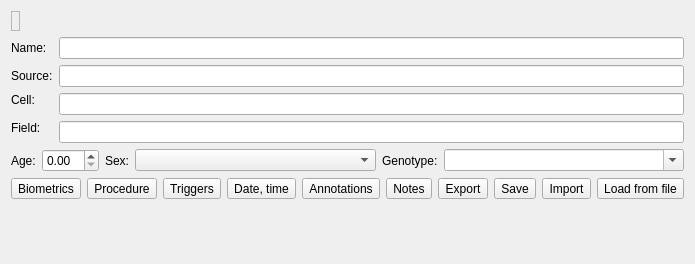
<?xml version="1.0" encoding="UTF-8"?>
<ui version="4.0">
 <class>MetaDataWidget</class>
 <widget class="QWidget" name="MetaDataWidget">
  <property name="geometry">
   <rect>
    <x>0</x>
    <y>0</y>
    <width>597</width>
    <height>264</height>
   </rect>
  </property>
  <property name="windowTitle">
   <string>Form</string>
  </property>
  <layout class="QVBoxLayout" name="verticalLayout">
   <item>
    <layout class="QHBoxLayout" name="horizontalLayout_1">
     <item>
      <widget class="QLabel" name="dataVarNameLabel">
       <property name="sizePolicy">
        <sizepolicy hsizetype="Preferred" vsizetype="Minimum">
         <horstretch>0</horstretch>
         <verstretch>0</verstretch>
        </sizepolicy>
       </property>
       <property name="toolTip">
        <string>Name of the variable in the workspace</string>
       </property>
       <property name="frameShape">
        <enum>QFrame::StyledPanel</enum>
       </property>
       <property name="frameShadow">
        <enum>QFrame::Plain</enum>
       </property>
       <property name="text">
        <string/>
       </property>
       <property name="textInteractionFlags">
        <set>Qt::TextSelectableByKeyboard|Qt::TextSelectableByMouse</set>
       </property>
      </widget>
     </item>
     <item>
      <spacer name="horizontalSpacer">
       <property name="orientation">
        <enum>Qt::Horizontal</enum>
       </property>
       <property name="sizeHint" stdset="0">
        <size>
         <width>40</width>
         <height>20</height>
        </size>
       </property>
      </spacer>
     </item>
    </layout>
   </item>
   <item>
    <layout class="QFormLayout" name="formLayout">
     <item row="0" column="0">
      <widget class="QLabel" name="nameLabel">
       <property name="text">
        <string>Name:</string>
       </property>
       <property name="buddy">
        <cstring>dataNameLineEdit</cstring>
       </property>
      </widget>
     </item>
     <item row="0" column="1">
      <widget class="QLineEdit" name="dataNameLineEdit">
       <property name="sizePolicy">
        <sizepolicy hsizetype="Expanding" vsizetype="Fixed">
         <horstretch>10</horstretch>
         <verstretch>0</verstretch>
        </sizepolicy>
       </property>
       <property name="toolTip">
        <string>Data name</string>
       </property>
       <property name="statusTip">
        <string>Data name</string>
       </property>
       <property name="whatsThis">
        <string>Data name</string>
       </property>
       <property name="clearButtonEnabled">
        <bool>true</bool>
       </property>
      </widget>
     </item>
     <item row="1" column="0">
      <widget class="QLabel" name="sourceIDLabel">
       <property name="sizePolicy">
        <sizepolicy hsizetype="Preferred" vsizetype="Preferred">
         <horstretch>0</horstretch>
         <verstretch>0</verstretch>
        </sizepolicy>
       </property>
       <property name="text">
        <string>Source:</string>
       </property>
       <property name="buddy">
        <cstring>sourceIDLineEdit</cstring>
       </property>
      </widget>
     </item>
     <item row="1" column="1">
      <widget class="QLineEdit" name="sourceIDLineEdit">
       <property name="sizePolicy">
        <sizepolicy hsizetype="Expanding" vsizetype="Fixed">
         <horstretch>10</horstretch>
         <verstretch>0</verstretch>
        </sizepolicy>
       </property>
       <property name="clearButtonEnabled">
        <bool>true</bool>
       </property>
      </widget>
     </item>
     <item row="2" column="0">
      <widget class="QLabel" name="cellIDLabel">
       <property name="sizePolicy">
        <sizepolicy hsizetype="Preferred" vsizetype="Fixed">
         <horstretch>0</horstretch>
         <verstretch>0</verstretch>
        </sizepolicy>
       </property>
       <property name="text">
        <string>Cell:</string>
       </property>
       <property name="buddy">
        <cstring>cellIDLineEdit</cstring>
       </property>
      </widget>
     </item>
     <item row="2" column="1">
      <widget class="QLineEdit" name="cellIDLineEdit">
       <property name="sizePolicy">
        <sizepolicy hsizetype="Expanding" vsizetype="Fixed">
         <horstretch>0</horstretch>
         <verstretch>0</verstretch>
        </sizepolicy>
       </property>
       <property name="toolTip">
        <string>Cell name</string>
       </property>
       <property name="statusTip">
        <string>Cell name</string>
       </property>
       <property name="whatsThis">
        <string>Cell name</string>
       </property>
       <property name="clearButtonEnabled">
        <bool>true</bool>
       </property>
      </widget>
     </item>
     <item row="3" column="0">
      <widget class="QLabel" name="fieldIDLabel">
       <property name="sizePolicy">
        <sizepolicy hsizetype="Preferred" vsizetype="Fixed">
         <horstretch>0</horstretch>
         <verstretch>0</verstretch>
        </sizepolicy>
       </property>
       <property name="text">
        <string>Field:</string>
       </property>
       <property name="buddy">
        <cstring>fieldIDLineEdit</cstring>
       </property>
      </widget>
     </item>
     <item row="3" column="1">
      <widget class="QLineEdit" name="fieldIDLineEdit">
       <property name="sizePolicy">
        <sizepolicy hsizetype="Expanding" vsizetype="Fixed">
         <horstretch>0</horstretch>
         <verstretch>0</verstretch>
        </sizepolicy>
       </property>
       <property name="toolTip">
        <string>Field name</string>
       </property>
       <property name="statusTip">
        <string>Field name</string>
       </property>
       <property name="whatsThis">
        <string>Field name</string>
       </property>
       <property name="clearButtonEnabled">
        <bool>true</bool>
       </property>
      </widget>
     </item>
    </layout>
   </item>
   <item>
    <layout class="QHBoxLayout" name="horizontalLayout">
     <item>
      <widget class="QLabel" name="ageLabel">
       <property name="text">
        <string>Age:</string>
       </property>
       <property name="buddy">
        <cstring>ageSpinBox</cstring>
       </property>
      </widget>
     </item>
     <item>
      <widget class="QuantitySpinBox" name="ageSpinBox"/>
     </item>
     <item>
      <widget class="QLabel" name="sexLabel">
       <property name="sizePolicy">
        <sizepolicy hsizetype="Minimum" vsizetype="Preferred">
         <horstretch>0</horstretch>
         <verstretch>0</verstretch>
        </sizepolicy>
       </property>
       <property name="text">
        <string>Sex:</string>
       </property>
       <property name="buddy">
        <cstring>sexComboBox</cstring>
       </property>
      </widget>
     </item>
     <item>
      <widget class="QComboBox" name="sexComboBox">
       <property name="sizePolicy">
        <sizepolicy hsizetype="MinimumExpanding" vsizetype="Fixed">
         <horstretch>0</horstretch>
         <verstretch>0</verstretch>
        </sizepolicy>
       </property>
       <property name="minimumSize">
        <size>
         <width>80</width>
         <height>0</height>
        </size>
       </property>
       <property name="toolTip">
        <string>Genetic sex</string>
       </property>
       <property name="statusTip">
        <string>Genetic sex</string>
       </property>
       <property name="whatsThis">
        <string>Genetic sex</string>
       </property>
       <property name="currentText">
        <string/>
       </property>
       <property name="maxVisibleItems">
        <number>3</number>
       </property>
       <property name="maxCount">
        <number>3</number>
       </property>
       <property name="insertPolicy">
        <enum>QComboBox::NoInsert</enum>
       </property>
       <property name="minimumContentsLength">
        <number>3</number>
       </property>
      </widget>
     </item>
     <item>
      <widget class="QLabel" name="genotypeLabel">
       <property name="sizePolicy">
        <sizepolicy hsizetype="Minimum" vsizetype="Preferred">
         <horstretch>0</horstretch>
         <verstretch>0</verstretch>
        </sizepolicy>
       </property>
       <property name="text">
        <string>Genotype:</string>
       </property>
       <property name="buddy">
        <cstring>genotypeComboBox</cstring>
       </property>
      </widget>
     </item>
     <item>
      <widget class="QComboBox" name="genotypeComboBox">
       <property name="sizePolicy">
        <sizepolicy hsizetype="MinimumExpanding" vsizetype="Fixed">
         <horstretch>0</horstretch>
         <verstretch>0</verstretch>
        </sizepolicy>
       </property>
       <property name="minimumSize">
        <size>
         <width>80</width>
         <height>0</height>
        </size>
       </property>
       <property name="toolTip">
        <string>Genotype</string>
       </property>
       <property name="statusTip">
        <string>Genotype</string>
       </property>
       <property name="whatsThis">
        <string>Genotype</string>
       </property>
       <property name="editable">
        <bool>true</bool>
       </property>
       <property name="maxVisibleItems">
        <number>50</number>
       </property>
      </widget>
     </item>
    </layout>
   </item>
   <item>
    <layout class="QHBoxLayout" name="horizontalLayout_2">
     <item>
      <widget class="QToolButton" name="biometricsToolButton">
       <property name="toolTip">
        <string>Additional biometrics</string>
       </property>
       <property name="statusTip">
        <string>Additional biometrics</string>
       </property>
       <property name="whatsThis">
        <string>Additional biometrics</string>
       </property>
       <property name="text">
        <string>Biometrics</string>
       </property>
       <property name="icon">
        <iconset theme="package">
         <normaloff>.</normaloff>.</iconset>
       </property>
      </widget>
     </item>
     <item>
      <widget class="QToolButton" name="procedureToolButton">
       <property name="toolTip">
        <string>Procedure (treatment, etc)</string>
       </property>
       <property name="statusTip">
        <string>Procedure (treatment, etc)</string>
       </property>
       <property name="whatsThis">
        <string>Procedure (treatment, etc)</string>
       </property>
       <property name="text">
        <string>Procedure</string>
       </property>
       <property name="icon">
        <iconset theme="configure">
         <normaloff>.</normaloff>.</iconset>
       </property>
      </widget>
     </item>
     <item>
      <widget class="QToolButton" name="triggersToolButton">
       <property name="toolTip">
        <string>Detect and edit trigger protocols</string>
       </property>
       <property name="statusTip">
        <string>Detect and edit trigger protocols</string>
       </property>
       <property name="whatsThis">
        <string>Detect and edit trigger protocols</string>
       </property>
       <property name="text">
        <string>Triggers</string>
       </property>
       <property name="icon">
        <iconset theme="network-connect">
         <normaloff>.</normaloff>.</iconset>
       </property>
      </widget>
     </item>
     <item>
      <widget class="QToolButton" name="dateTimeToolButton">
       <property name="toolTip">
        <string>Date &amp; time of file, recording, analysis</string>
       </property>
       <property name="statusTip">
        <string>Date &amp; time of file, recording, analysis</string>
       </property>
       <property name="whatsThis">
        <string>Date &amp; time of file, recording, analysis</string>
       </property>
       <property name="text">
        <string>Date, time</string>
       </property>
       <property name="icon">
        <iconset theme="change-date-symbolic">
         <normaloff>.</normaloff>.</iconset>
       </property>
      </widget>
     </item>
     <item>
      <widget class="QToolButton" name="annotationsToolButton">
       <property name="toolTip">
        <string>Additional structured descriptors (key, value pairs)</string>
       </property>
       <property name="statusTip">
        <string>Additional structured descriptors (key, value pairs)</string>
       </property>
       <property name="whatsThis">
        <string>Additional structured descriptors (key, value pairs)</string>
       </property>
       <property name="text">
        <string>Annotations</string>
       </property>
       <property name="icon">
        <iconset theme="settings-configure">
         <normaloff>.</normaloff>.</iconset>
       </property>
      </widget>
     </item>
     <item>
      <widget class="QToolButton" name="notesToolButton">
       <property name="toolTip">
        <string>Edit description (notes)</string>
       </property>
       <property name="statusTip">
        <string>Edit description (notes)</string>
       </property>
       <property name="whatsThis">
        <string>Edit description (notes)</string>
       </property>
       <property name="text">
        <string>Notes</string>
       </property>
       <property name="icon">
        <iconset theme="description">
         <normaloff>.</normaloff>.</iconset>
       </property>
      </widget>
     </item>
     <item>
      <widget class="QToolButton" name="exportToolButton">
       <property name="toolTip">
        <string>Export metadata to workspace object</string>
       </property>
       <property name="statusTip">
        <string>Export metadata to workspace object</string>
       </property>
       <property name="whatsThis">
        <string>Export metadata to workspace object</string>
       </property>
       <property name="text">
        <string>Export</string>
       </property>
       <property name="icon">
        <iconset theme="document-export"/>
       </property>
      </widget>
     </item>
     <item>
      <widget class="QToolButton" name="saveToolButton">
       <property name="toolTip">
        <string>Save metadata to file</string>
       </property>
       <property name="statusTip">
        <string>Save metadata to file</string>
       </property>
       <property name="whatsThis">
        <string>Save metadata to file</string>
       </property>
       <property name="text">
        <string>Save</string>
       </property>
       <property name="icon">
        <iconset theme="document-save"/>
       </property>
      </widget>
     </item>
     <item>
      <widget class="QToolButton" name="importToolButton">
       <property name="toolTip">
        <string>Import metadata from workspace object</string>
       </property>
       <property name="statusTip">
        <string>Import metadata from workspace object</string>
       </property>
       <property name="whatsThis">
        <string>Import metadata from workspace object</string>
       </property>
       <property name="text">
        <string>Import</string>
       </property>
       <property name="icon">
        <iconset theme="document-import"/>
       </property>
      </widget>
     </item>
     <item>
      <widget class="QToolButton" name="loadToolButton">
       <property name="toolTip">
        <string>Load meta-data from file</string>
       </property>
       <property name="statusTip">
        <string>Load meta-data from file</string>
       </property>
       <property name="whatsThis">
        <string>Load meta-data from file</string>
       </property>
       <property name="text">
        <string>Load from file</string>
       </property>
       <property name="icon">
        <iconset theme="document-open"/>
       </property>
      </widget>
     </item>
     <item>
      <spacer name="horizontalSpacer_2">
       <property name="orientation">
        <enum>Qt::Horizontal</enum>
       </property>
       <property name="sizeHint" stdset="0">
        <size>
         <width>40</width>
         <height>20</height>
        </size>
       </property>
      </spacer>
     </item>
    </layout>
   </item>
   <item>
    <spacer name="verticalSpacer">
     <property name="orientation">
      <enum>Qt::Vertical</enum>
     </property>
     <property name="sizeHint" stdset="0">
      <size>
       <width>20</width>
       <height>11</height>
      </size>
     </property>
    </spacer>
   </item>
  </layout>
 </widget>
 <customwidgets>
  <customwidget>
   <class>QuantitySpinBox</class>
   <extends>QDoubleSpinBox</extends>
   <header location="global">gui.widgets.small_widgets</header>
  </customwidget>
 </customwidgets>
 <resources/>
 <connections/>
</ui>
